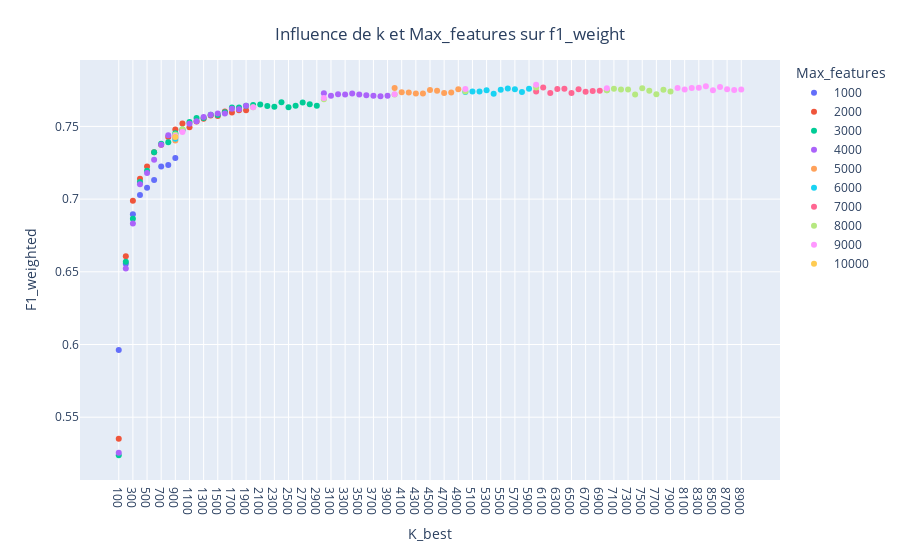

Notebook code for this chart:
### Code cell
fig = px.scatter(df_maxfeatures_kbest, x="K_best", y="F1_weighted", 
                 color='Max_features')
fig.update_layout(
    title={
        'text': "Influence de k et Max_features sur f1_weight",
        'y':0.95,
        'x':0.5,
        'xanchor': 'center',
        'yanchor': 'top'})
fig.show()

### Figure 1 — Plotly figure (JSON) as saved in the notebook; plotly's stock layout.template omitted (floating-point values rounded to 4 significant figures)
{"data": [{"hovertemplate": "Max_features=1000<br>K_best=%{x}<br>F1_weighted=%{y}<extra></extra>", "legendgroup": "1000", "marker": {"color": "#636efa", "symbol": "circle"}, "mode": "markers", "name": "1000", "orientation": "v", "showlegend": true, "type": "scatter", "x": ["100", "200", "300", "400", "500", "600", "700", "800", "900"], "xaxis": "x", "y": [0.5962, 0.6555, 0.6895, 0.7029, 0.7078, 0.7132, 0.7224, 0.7235, 0.7283], "yaxis": "y"}, {"hovertemplate": "Max_features=2000<br>K_best=%{x}<br>F1_weighted=%{y}<extra></extra>", "legendgroup": "2000", "marker": {"color": "#EF553B", "symbol": "circle"}, "mode": "markers", "name": "2000", "orientation": "v", "showlegend": true, "type": "scatter", "x": ["100", "200", "300", "400", "500", "600", "700", "800", "900", "1000", "1100", "1200", "1300", "1400", "1500", "1600", "1700", "1800", "1900"], "xaxis": "x", "y": [0.5352, 0.6607, 0.6989, 0.7139, 0.7225, 0.7322, 0.7374, 0.7427, 0.7479, 0.7519, 0.7494, 0.7534, 0.7553, 0.7574, 0.7572, 0.7602, 0.7595, 0.7611, 0.7611], "yaxis": "y"}, {"hovertemplate": "Max_features=3000<br>K_best=%{x}<br>F1_weighted=%{y}<extra></extra>", "legendgroup": "3000", "marker": {"color": "#00cc96", "symbol": "circle"}, "mode": "markers", "name": "3000", "orientation": "v", "showlegend": true, "type": "scatter", "x": ["100", "200", "300", "400", "500", "600", "700", "800", "900", "1000", "1100", "1200", "1300", "1400", "1500", "1600", "1700", "1800", "1900", "2000", "2100", "2200", "2300", "2400", "2500", "2600", "2700", "2800", "2900"], "xaxis": "x", "y": [0.5238, 0.6569, 0.6865, 0.7118, 0.7194, 0.7322, 0.7381, 0.7391, 0.7453, 0.7479, 0.7531, 0.7557, 0.7558, 0.7579, 0.7579, 0.7597, 0.7629, 0.763, 0.7643, 0.7647, 0.7651, 0.7641, 0.7635, 0.7667, 0.7631, 0.7642, 0.7664, 0.7652, 0.7643], "yaxis": "y"}, {"hovertemplate": "Max_features=4000<br>K_best=%{x}<br>F1_weighted=%{y}<extra></extra>", "legendgroup": "4000", "marker": {"color": "#ab63fa", "symbol": "circle"}, "mode": "markers", "name": "4000", "orientation": "v", "showlegend": true, "type": "scatter", "x": ["100", "200", "300", "400", "500", "600", "700", "800", "900", "1000", "1100", "1200", "1300", "1400", "1500", "1600", "1700", "1800", "1900", "3000", "3100", "3200", "3300", "3400", "3500", "3600", "3700", "3800", "3900"], "xaxis": "x", "y": [0.5256, 0.6523, 0.6832, 0.7103, 0.718, 0.7271, 0.7373, 0.7439, 0.7441, 0.747, 0.7519, 0.7536, 0.7564, 0.7579, 0.7589, 0.7589, 0.7622, 0.7617, 0.7642, 0.7728, 0.771, 0.7721, 0.7719, 0.7727, 0.7719, 0.7714, 0.771, 0.7707, 0.7711], "yaxis": "y"}, {"hovertemplate": "Max_features=5000<br>K_best=%{x}<br>F1_weighted=%{y}<extra></extra>", "legendgroup": "5000", "marker": {"color": "#FFA15A", "symbol": "circle"}, "mode": "markers", "name": "5000", "orientation": "v", "showlegend": true, "type": "scatter", "x": ["900", "4000", "4100", "4200", "4300", "4400", "4500", "4600", "4700", "4800", "4900"], "xaxis": "x", "y": [0.7404, 0.7764, 0.7735, 0.7733, 0.7727, 0.7727, 0.7751, 0.7745, 0.773, 0.7733, 0.7755], "yaxis": "y"}, {"hovertemplate": "Max_features=6000<br>K_best=%{x}<br>F1_weighted=%{y}<extra></extra>", "legendgroup": "6000", "marker": {"color": "#19d3f3", "symbol": "circle"}, "mode": "markers", "name": "6000", "orientation": "v", "showlegend": true, "type": "scatter", "x": ["900", "5000", "5100", "5200", "5300", "5400", "5500", "5600", "5700", "5800", "5900"], "xaxis": "x", "y": [0.7416, 0.7736, 0.774, 0.7741, 0.7748, 0.7725, 0.7752, 0.7761, 0.7756, 0.7737, 0.776], "yaxis": "y"}, {"hovertemplate": "Max_features=7000<br>K_best=%{x}<br>F1_weighted=%{y}<extra></extra>", "legendgroup": "7000", "marker": {"color": "#FF6692", "symbol": "circle"}, "mode": "markers", "name": "7000", "orientation": "v", "showlegend": true, "type": "scatter", "x": ["900", "6000", "6100", "6200", "6300", "6400", "6500", "6600", "6700", "6800", "6900"], "xaxis": "x", "y": [0.7428, 0.774, 0.7768, 0.7731, 0.7757, 0.7759, 0.7729, 0.7756, 0.7739, 0.7744, 0.7746], "yaxis": "y"}, {"hovertemplate": "Max_features=8000<br>K_best=%{x}<br>F1_weighted=%{y}<extra></extra>", "legendgroup": "8000", "marker": {"color": "#B6E880", "symbol": "circle"}, "mode": "markers", "name": "8000", "orientation": "v", "showlegend": true, "type": "scatter", "x": ["900", "7000", "7100", "7200", "7300", "7400", "7500", "7600", "7700", "7800", "7900", "1000", "2000", "3000", "4000", "5000", "6000", "7000"], "xaxis": "x", "y": [0.7445, 0.7748, 0.7759, 0.7753, 0.7754, 0.772, 0.7763, 0.7745, 0.7721, 0.7752, 0.7741, 0.748, 0.7632, 0.7686, 0.7719, 0.7741, 0.7767, 0.7748], "yaxis": "y"}, {"hovertemplate": "Max_features=9000<br>K_best=%{x}<br>F1_weighted=%{y}<extra></extra>", "legendgroup": "9000", "marker": {"color": "#FF97FF", "symbol": "circle"}, "mode": "markers", "name": "9000", "orientation": "v", "showlegend": true, "type": "scatter", "x": ["900", "8000", "8100", "8200", "8300", "8400", "8500", "8600", "8700", "8800", "8900", "1000", "2000", "3000", "4000", "5000", "6000", "7000"], "xaxis": "x", "y": [0.7434, 0.7763, 0.7754, 0.7765, 0.7766, 0.7777, 0.7749, 0.7771, 0.7756, 0.7751, 0.7753, 0.7462, 0.7631, 0.7696, 0.7721, 0.7757, 0.7787, 0.7762], "yaxis": "y"}, {"hovertemplate": "Max_features=10000<br>K_best=%{x}<br>F1_weighted=%{y}<extra></extra>", "legendgroup": "10000", "marker": {"color": "#FECB52", "symbol": "circle"}, "mode": "markers", "name": "10000", "orientation": "v", "showlegend": true, "type": "scatter", "x": ["900"], "xaxis": "x", "y": [0.7427], "yaxis": "y"}], "layout": {"legend": {"title": {"text": "Max_features"}, "tracegroupgap": 0}, "margin": {"t": 60}, "title": {"text": "Influence de k et Max_features sur f1_weight", "x": 0.5, "xanchor": "center", "y": 0.95, "yanchor": "top"}, "xaxis": {"anchor": "y", "domain": [0, 1], "title": {"text": "K_best"}}, "yaxis": {"anchor": "x", "domain": [0, 1], "title": {"text": "F1_weighted"}}}}
